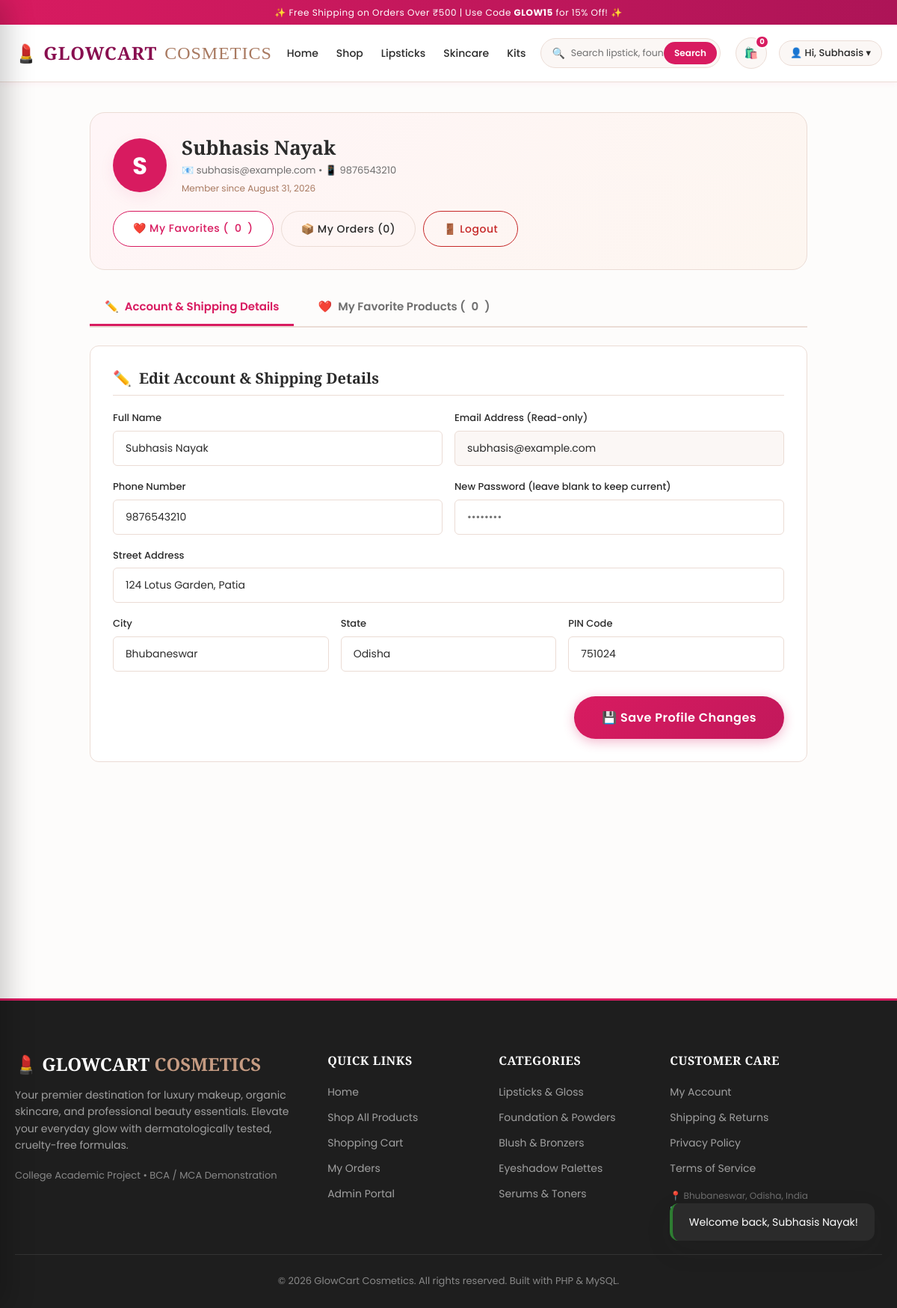
The app's page /profile.php (signed in) with its own data.
### tables this page shows
CREATE TABLE `users` (
  `id` INT(11) NOT NULL AUTO_INCREMENT,
  `name` VARCHAR(100) NOT NULL,
  `email` VARCHAR(100) NOT NULL UNIQUE,
  `phone` VARCHAR(20) NOT NULL,
  `password` VARCHAR(255) NOT NULL,
  `address` TEXT DEFAULT NULL,
  `city` VARCHAR(50) DEFAULT NULL,
  `state` VARCHAR(50) DEFAULT NULL,
  `pincode` VARCHAR(10) DEFAULT NULL,
  `created_at` DATETIME NOT NULL DEFAULT CURRENT_TIMESTAMP,
  PRIMARY KEY (`id`)
);

### profile.php (the view, shortened to what this page needs)
<?php
require_once __DIR__ . '/config/db.php';
$user_id = $_SESSION['user_id'];
try {
    $stmt = $pdo->prepare("SELECT * FROM users WHERE id = :id");
    $stmt->execute([':id' => $user_id]);
    $user = $stmt->fetch();
    $order_count_stmt = $pdo->prepare("SELECT COUNT(*) FROM orders WHERE user_id = :uid");
    $order_count_stmt->execute([':uid' => $user_id]);
    $total_orders = (int)$order_count_stmt->fetchColumn();
    $fav_stmt = $pdo->prepare("
        SELECT f.id AS fav_id, f.created_at AS favorited_at, p.*
        FROM favorites f
        JOIN products p ON f.product_id = p.id
        WHERE f.user_id = :uid AND p.status = 'Active'
        ORDER BY f.id DESC
    ");
    $fav_stmt->execute([':uid' => $user_id]);
    $favorites = $fav_stmt->fetchAll();
    $total_favorites = count($favorites);
} catch (PDOException $e) {
    die("Database query error.");
}
require_once __DIR__ . '/includes/header.php';
require_once __DIR__ . '/includes/navbar.php';
?>
<main class="container" style="padding: 40px 20px 70px;">
    <div style="max-width: 960px; margin: 0 auto;">
        <div style="background: linear-gradient(135deg, #fff5f7, #fdf6f0); border: 1px solid var(--border-color); border-radius: var(--radius-lg); padding: 30px; margin-bottom: 25px; display: flex; align-items: center; justify-content: space-between; flex-wrap: wrap; gap: 20px;">
            <div style="display: flex; align-items: center; gap: 20px;">
                <div style="width: 72px; height: 72px; border-radius: 50%; background: var(--primary); color: #ffffff; display: flex; align-items: center; justify-content: center; font-size: 32px; font-weight: 700; box-shadow: var(--shadow-md);">
                    <?= strtoupper(substr($user['name'], 0, 1)) ?>
                </div>
                <div>
                    <h1 style="font-size: 26px; margin-bottom: 4px;"><?= htmlspecialchars($user['name']) ?></h1>
                    <div style="font-size: 13px; color: var(--text-muted);">
                        📧 <?= htmlspecialchars($user['email']) ?> &bull; 📱 <?= htmlspecialchars($user['phone']) ?>
                    </div>
                    <div style="font-size: 12px; color: var(--rose-gold-dark); margin-top: 4px;">
                        Member since <?= date('F d, Y', strtotime($user['created_at'])) ?>
                    </div>
                </div>
            </div>
            <div style="display: flex; gap: 10px; flex-wrap: wrap;">
                <button type="button" class="btn btn-secondary" onclick="switchProfileTab('favorites')" id="headerFavBtn">
                    ❤️ My Favorites (<span class="fav-count-display"><?= $total_favorites ?></span>)
                </button>
                <a href="orders.php" class="btn btn-outline">📦 My Orders (<?= $total_orders ?>)</a>
                <a href="logout.php" class="btn btn-outline" style="color: var(--danger); border-color: var(--danger);">🚪 Logout</a>
            </div>
        </div>
        <div class="profile-tabs-wrapper">
            <button type="button" class="profile-tab-btn active" id="tabBtnDetails" onclick="switchProfileTab('details')">
                <span>✏️</span> Account & Shipping Details
            </button>
            <button type="button" class="profile-tab-btn" id="tabBtnFavorites" onclick="switchProfileTab('favorites')">
                <span>❤️</span> My Favorite Products (<span class="fav-count-display"><?= $total_favorites ?></span>)
            </button>
        </div>
        <div class="profile-tab-pane active" id="paneDetails">
            <div class="form-card">
                <h2 class="form-title"><span>✏️</span> Edit Account & Shipping Details</h2>
                <form action="profile.php" method="POST">
                    <div class="form-grid-2">
                        <div class="form-group">
                            <label for="name" class="form-label">Full Name</label>
                            <input type="text" id="name" name="name" class="form-control" value="<?= htmlspecialchars($user['name']) ?>" required>
                        </div>
                        <div class="form-group">
                            <label for="email" class="form-label">Email Address (Read-only)</label>
                            <input type="email" id="email" class="form-control" value="<?= htmlspecialchars($user['email']) ?>" readonly style="background: var(--surface-alt); cursor: not-allowed;">
                        </div>
                    </div>
                    <div class="form-grid-2">
                        <div class="form-group">
                            <label for="phone" class="form-label">Phone Number</label>
                            <input type="tel" id="phone" name="phone" class="form-control" value="<?= htmlspecialchars($user['phone']) ?>" pattern="[0-9]{10}" required>
                        </div>
                        <div class="form-group">
                            <label for="new_password" class="form-label">New Password (leave blank to keep current)</label>
                            <input type="password" id="new_password" name="new_password" class="form-control" placeholder="••••••••" minlength="8">
                        </div>
                    </div>
                    <div class="form-group">
                        <label for="address" class="form-label">Street Address</label>
                        <input type="text" id="address" name="address" class="form-control" placeholder="House/Flat No., Street Name, Area" value="<?= htmlspecialchars($user['address'] ?? '') ?>">
                    </div>
                    <div class="form-grid-2" style="grid-template-columns: 1fr 1fr 1fr;">
                        <div class="form-group">
                            <label for="city" class="form-label">City</label>
                            <input type="text" id="city" name="city" class="form-control" placeholder="e.g. Bhubaneswar" value="<?= htmlspecialchars($user['city'] ?? '') ?>">
                        </div>
                        <div class="form-group">
                            <label for="state" class="form-label">State</label>
                            <input type="text" id="state" name="state" class="form-control" placeholder="e.g. Odisha" value="<?= htmlspecialchars($user['state'] ?? '') ?>">
                        </div>
                        <div class="form-group">
                            <label for="pincode" class="form-label">PIN Code</label>
                            <input type="text" id="pincode" name="pincode" class="form-control" placeholder="751024" value="<?= htmlspecialchars($user['pincode'] ?? '') ?>">
                        </div>
                    </div>
                    <div style="margin-top: 15px; display: flex; justify-content: flex-end;">
                        <button type="submit" class="btn btn-primary btn-lg">
                            💾 Save Profile Changes
                        </button>
                    </div>
                </form>
            </div>
        </div>
    </div>
</main>
<?php require_once __DIR__ . '/includes/footer.php'; ?>

### assets/css/style.css (style rules this page uses)
:root { --primary: #d81b60; --primary-hover: #c2185b; --primary-dark: #880e4f; --primary-light: #fce4ec; --primary-soft: #fff0f5; --rose-gold: #c59b82; --rose-gold-dark: #a87960; --nude: #fdf6f0; --nude-dark: #f5e9df; --accent: #ff4081; --bg-main: #fdfcfb; --surface: #ffffff; --surface-alt: #fbf7f5; --text-main: #2b2b2b; --text-muted: #6f6f6f; --text-light: #9e9e9e; --border-color: #ebdcd5; --border-focus: #d81b60; --success: #2e7d32; --success-bg: #e8f5e9; --danger: #c62828; --danger-bg: #ffebee; --warning: #ef6c00; --warning-bg: #fff3e0; --info: #0277bd; --info-bg: #e1f5fe; --shadow-sm: 0 2px 8px rgba(216, 27, 96, 0.05); --shadow-md: 0 6px 20px rgba(216, 27, 96, 0.08); --shadow-lg: 0 12px 35px rgba(43, 43, 43, 0.1); --shadow-hover: 0 15px 35px rgba(216, 27, 96, 0.15); --radius-sm: 6px; --radius-md: 12px; --radius-lg: 20px; --radius-full: 9999px; --transition: all 0.3s cubic-bezier(0.4, 0, 0.2, 1); --font-serif: 'Playfair Display', Georgia, serif; --font-sans: 'Poppins', -apple-system, BlinkMacSystemFont, 'Segoe UI', Roboto, sans-serif; }
* { margin: 0; padding: 0; box-sizing: border-box; }
html { scroll-behavior: smooth; }
body { font-family: var(--font-sans); background-color: var(--bg-main); color: var(--text-main); line-height: 1.6; font-size: 15px; min-height: 100vh; display: flex; flex-direction: column; }
h1, h2, h3, h4, h5, h6 { font-family: var(--font-serif); color: var(--text-main); line-height: 1.25; font-weight: 600; }
a { color: var(--primary); text-decoration: none; transition: var(--transition); }
button, input, select, textarea { font-family: inherit; font-size: inherit; }
.container { width: 100%; max-width: 1240px; margin: 0 auto; padding: 0 20px; }
main { flex: 1; }
.btn { display: inline-flex; align-items: center; justify-content: center; gap: 8px; padding: 12px 26px; font-weight: 500; border-radius: var(--radius-full); border: 1px solid transparent; cursor: pointer; transition: var(--transition); text-align: center; font-size: 14px; letter-spacing: 0.5px; }
.btn-primary { background: linear-gradient(135deg, var(--primary), var(--primary-hover)); color: #ffffff; box-shadow: 0 4px 15px rgba(216, 27, 96, 0.3); }
.btn-secondary { background: var(--surface); color: var(--primary); border: 1px solid var(--primary); }
.btn-outline { background: transparent; color: var(--text-main); border: 1px solid var(--border-color); }
.btn-lg { padding: 15px 36px; font-size: 16px; font-weight: 600; }
.form-card { background: var(--surface); border: 1px solid var(--border-color); border-radius: var(--radius-md); padding: 30px; margin-bottom: 25px; }
.form-title { font-size: 20px; margin-bottom: 20px; padding-bottom: 10px; border-bottom: 1px solid var(--border-color); display: flex; align-items: center; gap: 10px; }
.form-grid-2 { display: grid; grid-template-columns: 1fr 1fr; gap: 16px; }
.form-group { margin-bottom: 18px; }
.form-label { display: block; font-size: 13px; font-weight: 500; margin-bottom: 6px; color: var(--text-main); }
.form-control { width: 100%; padding: 12px 16px; border: 1px solid var(--border-color); border-radius: var(--radius-sm); font-size: 14px; outline: none; background: var(--surface); color: var(--text-main); transition: var(--transition); }
.profile-tabs-wrapper { display: flex; gap: 12px; margin-bottom: 24px; border-bottom: 2px solid var(--border-color); padding-bottom: 2px; overflow-x: auto; }
.profile-tab-btn { background: transparent; border: none; padding: 12px 20px; font-size: 15px; font-weight: 600; color: var(--text-muted); cursor: pointer; border-bottom: 3px solid transparent; margin-bottom: -2px; transition: var(--transition); display: inline-flex; align-items: center; gap: 8px; white-space: nowrap; }
.profile-tab-btn.active { color: var(--primary); border-bottom-color: var(--primary); }
.profile-tab-pane { display: none; }
.profile-tab-pane.active { display: block; animation: fadeInPane 0.3s ease-out; }

### records on screen
users: name "S", name "Subhasis Nayak", email "subhasis@example.com", phone "9876543210", created_at "August 31, 2026", address "124 Lotus Garden, Patia", city "Bhubaneswar", state "Odisha", pincode "751024"

### other values on screen
$cart_count "0"
explode(' ', $_SESSION['user_name'] ?? 'User')[0] "Subhasis"
$total_favorites "0"
$total_orders "0"
